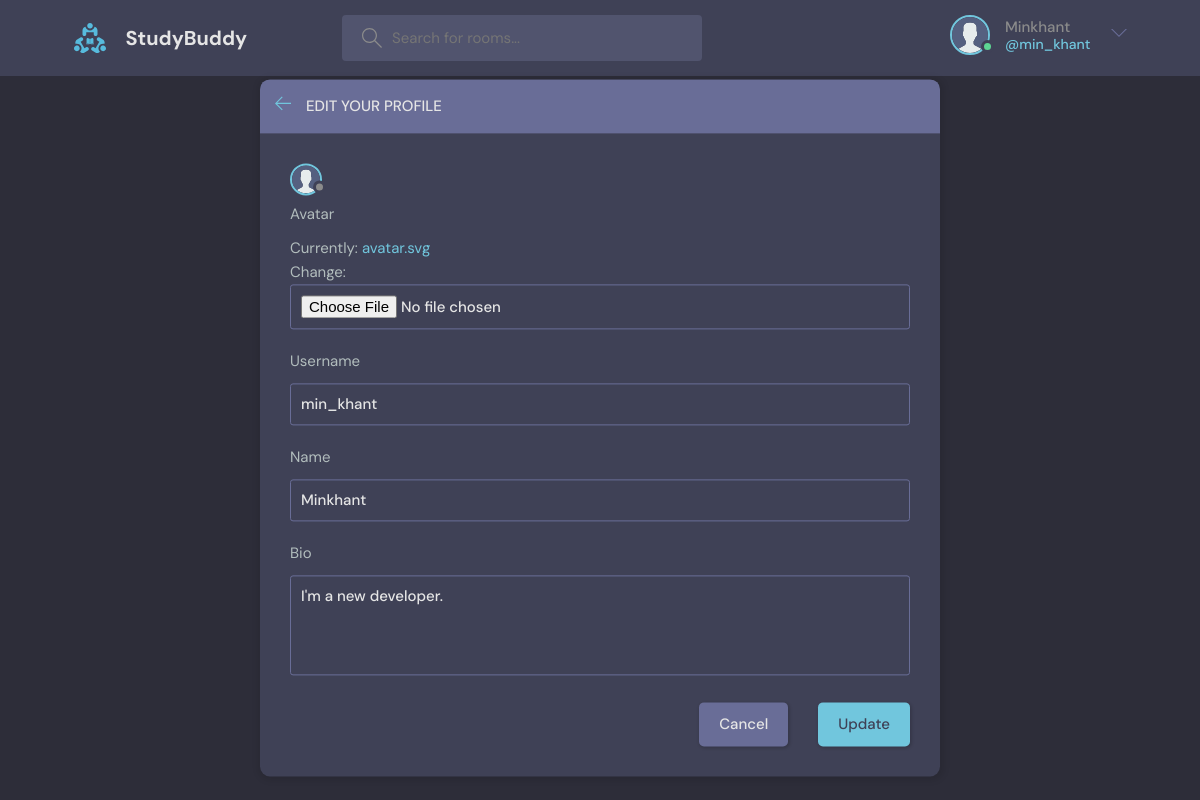
Screenshot of /edituser/ (signed in) with the database file from the repository.
### app/models.py (models this page shows)
class User(AbstractUser):
    username = models.CharField(max_length=200, null=True)
    name = models.CharField(max_length=200, null=True)
    email = models.EmailField(unique=True, null=True)
    bio = models.TextField(null=True)
    avatar = models.ImageField(null=True, default='avatar.svg', upload_to='media')
    USERNAME_FIELD = 'email'
    REQUIRED_FIELDS = []

### app/views.py (the view)
# urls.py: path('edituser/', views.edit_user_view, name='edit-user'),
@login_required(login_url='login')
def edit_user_view(request):
    user = User.objects.get(email=request.user.email)
    form = UserForm(initial={
        'name': user.name,
        'username': user.username,
        'bio': user.bio,
        'avatar': user.avatar
    })
    context = {
        'form': form
    }
    return render(request, 'user_edit.html', context)

### app/forms.py
class UserForm(forms.ModelForm):
    class Meta:
        model = User
        fields = ['name', 'username', 'bio', 'avatar']

### templates/user_edit.html (shortened to what this page needs)
{% extends 'base.html' %}
{% block content %}
<main class="update-account layout">
    <div class="container">
        <div class="layout__box">
            <div class="layout__boxHeader">
                <div class="layout__boxTitle">
                    <a href="{% url 'home' %}">
                        <svg version="1.1" xmlns="http://www.w3.org/2000/svg" width="32" height="32"
                            viewBox="0 0 32 32">
                            <title>arrow-left</title>
                            <path
                                d="M13.723 2.286l-13.723 13.714 13.719 13.714 1.616-1.611-10.96-10.96h27.625v-2.286h-27.625l10.965-10.965-1.616-1.607z">
                            </path>
                        </svg>
                    </a>
                    <h3>Edit your profile</h3>
                </div>
            </div>
            <div class="layout__body">
                <form class="form" action="" method="POST">
                    <div class="avatar avatar--small">
                        <img src="{{user.avatar.url}}" />
                      </div>
                      <div class="form__group">
                        <label for="profile_pic">Avatar</label>
                        {{form.avatar}}
                    </div>
          <div class="form__group">
            <label for="username">Username</label>
            {{form.username}}
          </div>
          <div class="form__group">
            <label for="user">Name</label>
            {{form.name}}
          </div>
                    <div class="form__group">
                        <label for="user_bio">Bio</label>
                        {{form.bio}}
                    </div>
                    <div class="form__action">
                        <a class="btn btn--dark" href="index.html">Cancel</a>
                        <button class="btn btn--main" type="submit">Update</button>
                    </div>
                </form>
            </div>
        </div>
    </div>
  </div>
{% endblock %}

### templates/nav.html (shortened to what this page needs)
{% load static %}
<header class="header header--loggedIn">
    <div class="container">
      <a href="{% url 'home' %}" class="header__logo">
        <img src="{% static 'assets/logo.svg' %}" />
        <h1>StudyBuddy</h1>
      </a>
      <form class="header__search">
        <label>
          <input placeholder="Search for rooms..." name="q" />
        </label>
      </form>
      <nav class="header__menu">
{% if request.user.is_authenticated %}
        <div class="header__user">
          <a href="{% url 'user-info' request.user.id %}">
            <div class="avatar avatar--medium active">
              <img src="{{request.user.avatar.url}}" />
            </div>
            <p>{{request.user.name}} <span>@{{request.user.username}}</span></p>
          </a>
          <button class="dropdown-button">
            <svg version="1.1" xmlns="http://www.w3.org/2000/svg" width="32" height="32" viewBox="0 0 32 32">
              <title>chevron-down</title>
              <path d="M16 21l-13-13h-3l16 16 16-16h-3l-13 13z"></path>
            </svg>
          </button>
        </div>
{% else %}
        <a href="{% url 'login' %}">
          <img src="{% static 'assets/avatar.svg' %}" />
          <p>Login</p>
        </a>
{% endif %}
      </nav>
    </div>
  </header>

### rows the page displays
User: user.avatar (placeholder picture), user.name "Minkhant", user.username "min_khant", avatar (placeholder picture), username "min_khant", name "Minkhant", bio "I'm a new developer."
